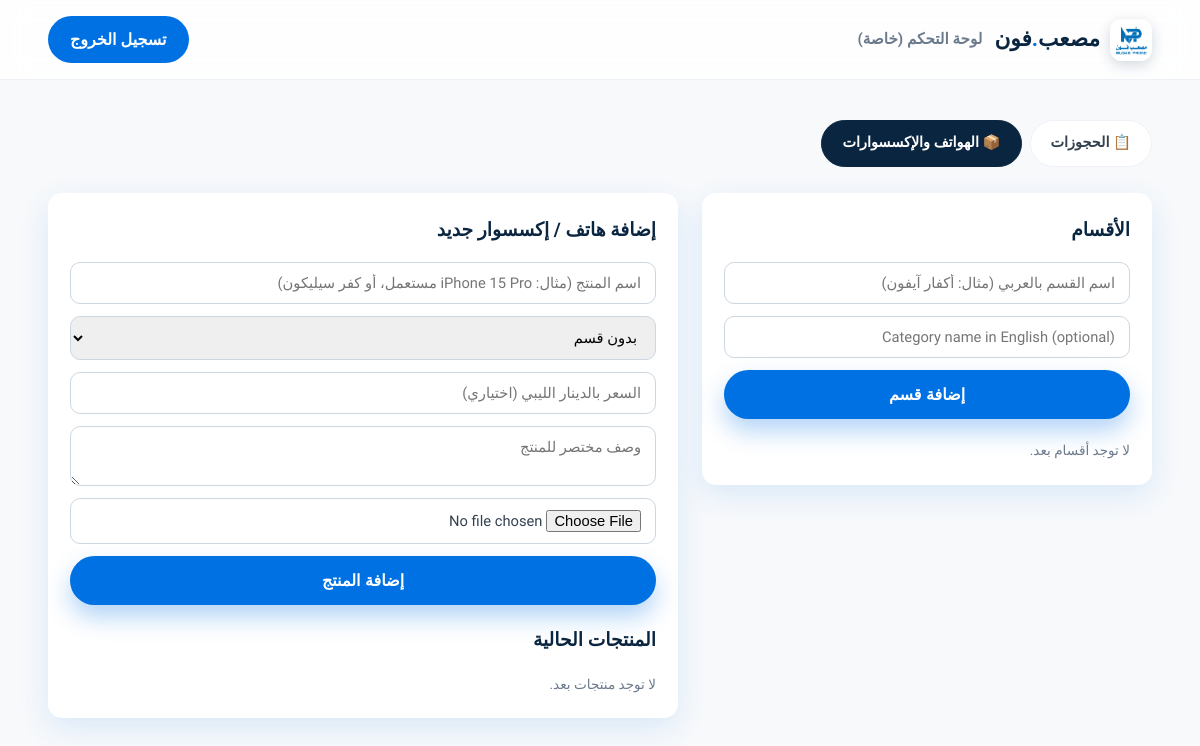
Before: /admin/catalog (signed in) with the older database file.
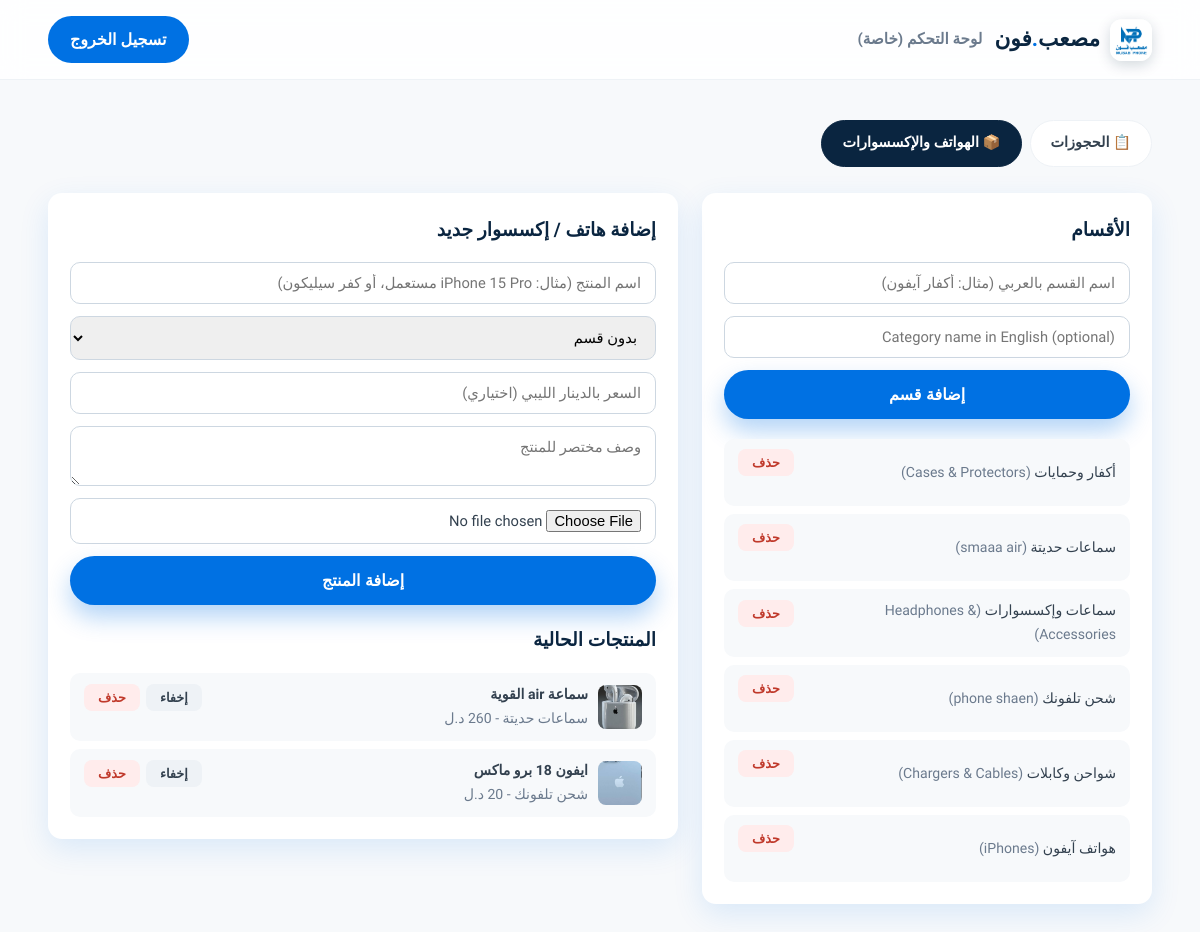
After: the same page with the newer database file.
### tables this page shows
CREATE TABLE categories (
            id INTEGER PRIMARY KEY AUTOINCREMENT,
            name_ar TEXT NOT NULL,
            name_en TEXT,
            created_at TEXT NOT NULL
        );

CREATE TABLE products (
            id INTEGER PRIMARY KEY AUTOINCREMENT,
            category_id INTEGER,
            name TEXT NOT NULL,
            description TEXT,
            price REAL DEFAULT 0,
            image TEXT,
            active INTEGER DEFAULT 1,
            created_at TEXT NOT NULL,
            FOREIGN KEY(category_id) REFERENCES categories(id)
        );

### app.py (the view)
    @app.route("/admin/catalog")
    def admin_catalog():
        if not admin_required():
            return redirect(url_for("admin"))
        conn = get_db()
        categories = conn.execute("SELECT * FROM categories ORDER BY name_ar").fetchall()
        products = conn.execute(
            "SELECT p.*, c.name_ar AS cat_ar FROM products p "
            "LEFT JOIN categories c ON c.id = p.category_id ORDER BY p.created_at DESC"
        ).fetchall()
        conn.close()
        return render_template(
            "admin.html",
            categories=categories,
            products=products,
            stock=get_stock_status(),
            active_tab="catalog",
        )

### app.py (called while the page is built)
def get_db():
    conn = sqlite3.connect(DB_PATH)
    conn.row_factory = sqlite3.Row
    return conn

def get_reserved_count():
    conn = get_db()
    row = conn.execute("SELECT COUNT(*) AS c FROM reservations").fetchone()
    conn.close()
    return row["c"] if row else 0

def get_stock_status():
    reserved = get_reserved_count()
    remaining = max(TOTAL_STOCK - reserved, 0)
    percent = round((reserved / TOTAL_STOCK) * 100) if TOTAL_STOCK else 0
    percent = min(percent, 100)
    return {
        "total": TOTAL_STOCK,
        "reserved": reserved,
        "remaining": remaining,
        "percent": percent,
        "sold_out": remaining <= 0,
    }

def get_lang():
    lang = session.get("lang", "ar")
    return lang if lang in TRANSLATIONS else "ar"

@app.context_processor
def inject_lang_helpers():
    lang = get_lang()
    return {"t": TRANSLATIONS[lang], "lang": lang}

    def admin_required():
        return session.get("is_admin") is True

### templates/admin.html (shortened to what this page needs)
<!DOCTYPE html>
<html lang="ar" dir="rtl">
<head>
  <link rel="stylesheet" href="{{ url_for('static', filename='css/style.css') }}">
</head>
<body>
{% import "_logo.html" as L %}
  <header class="navbar">
    <div class="container">
      <div style="display:flex; align-items:center; gap:12px;">
        {{ L.logo("admin") }}
        <span style="color:var(--gray-500); font-weight:700; font-size:0.95rem;">لوحة التحكم (خاصة)</span>
      </div>
      <a href="{{ url_for('admin_logout') }}" class="btn-nav">تسجيل الخروج</a>
    </div>
  </header>
  <div class="container admin-wrap">
    <div class="admin-tabs">
      <a href="{{ url_for('admin') }}" class="{{ 'active' if active_tab == 'reservations' else '' }}">📋 الحجوزات</a>
      <a href="{{ url_for('admin_catalog') }}" class="{{ 'active' if active_tab == 'catalog' else '' }}">📦 الهواتف والإكسسوارات</a>
    </div>
    {% if active_tab == 'catalog' %}
    <div class="catalog-grid">
      <div class="panel">
        <h3>الأقسام</h3>
        <form action="{{ url_for('admin_add_category') }}" method="POST">
          <input type="text" name="name_ar" placeholder="اسم القسم بالعربي (مثال: أكفار آيفون)" required>
          <input type="text" name="name_en" placeholder="Category name in English (optional)">
          <button type="submit" class="btn btn-primary">إضافة قسم</button>
        </form>
        <div class="cat-list">
          {% for c in categories %}
          <div class="cat-row">
            <span>{{ c.name_ar }} {% if c.name_en %}<span style="color:var(--gray-500);">({{ c.name_en }})</span>{% endif %}</span>
            <form action="{{ url_for('admin_delete_category', cat_id=c.id) }}" method="POST" onsubmit="return confirm('حذف هذا القسم؟');">
              <button type="submit" class="del-btn">حذف</button>
            </form>
          </div>
          {% else %}
          <p style="color:var(--gray-500); font-size:0.85rem;">لا توجد أقسام بعد.</p>
          {% endfor %}
        </div>
      </div>
      <div class="panel">
        <h3>إضافة هاتف / إكسسوار جديد</h3>
        <form action="{{ url_for('admin_add_product') }}" method="POST" enctype="multipart/form-data">
          <input type="text" name="name" placeholder="اسم المنتج (مثال: iPhone 15 Pro مستعمل، أو كفر سيليكون)" required>
          <select name="category_id">
            <option value="">بدون قسم</option>
          </select>
          <input type="number" step="0.01" name="price" placeholder="السعر بالدينار الليبي (اختياري)">
          <textarea name="description" rows="2" placeholder="وصف مختصر للمنتج"></textarea>
          <input type="file" name="image" accept="image/*">
          <button type="submit" class="btn btn-primary">إضافة المنتج</button>
        </form>
        <h3 style="margin-top:10px;">المنتجات الحالية</h3>
        <div class="prod-list">
          {% for p in products %}
          <div class="prod-row">
            <div class="prod-main">
              {% if p.image %}
              <img src="{{ url_for('static', filename='img/products/' ~ p.image) }}" alt="">
              {% endif %}
              <div>
                <strong>{{ p.name }}</strong>
                <div style="color:var(--gray-500);">{{ p.cat_ar or "بدون قسم" }} {% if p.price %}- {{ "{:,.0f}".format(p.price) }} د.ل{% endif %} {% if not p.active %}- <span style="color:#c0392b;">غير مفعّل</span>{% endif %}</div>
              </div>
            </div>
            <div style="display:flex; gap:6px;">
              <form action="{{ url_for('admin_toggle_product', prod_id=p.id) }}" method="POST">
                <button type="submit" class="toggle-btn">{{ "إخفاء" if p.active else "إظهار" }}</button>
              </form>
              <form action="{{ url_for('admin_delete_product', prod_id=p.id) }}" method="POST" onsubmit="return confirm('حذف هذا المنتج؟');">
                <button type="submit" class="del-btn">حذف</button>
              </form>
            </div>
          </div>
          {% else %}
          <p style="color:var(--gray-500); font-size:0.85rem;">لا توجد منتجات بعد.</p>
          {% endfor %}
        </div>
      </div>
    </div>
    {% endif %}
  </div>
</body>
</html>

### templates/_logo.html (shortened to what this page needs)
{% macro logo(uid, size=42, show_word=true, invert=false, tagline=None) %}
<a href="{{ url_for('index') }}" class="brand-logo" aria-label="مصعب فون - الصفحة الرئيسية">
  <span class="brand-mark" style="width:{{ size }}px;height:{{ size }}px;">
    <img src="{{ url_for('static', filename='img/logo.png') }}" alt="مصعب فون" class="brand-mark-img"
         onerror="this.style.display='none'; this.nextElementSibling.style.display='block';">
  </span>
  {% if show_word %}
  <span class="brand-text">
    <span class="brand-word{{ ' brand-word--light' if invert else '' }}">مصعب<span class="brand-dot">.</span>فون</span>
  </span>
  {% endif %}
</a>
{% endmacro %}

### static/css/style.css (style rules this page uses)
:root { --brand-blue: #0071e3; --brand-blue-dark: #0058b0; --brand-blue-light: #e8f3ff; --brand-navy: #0a2540; --white: #ffffff; --surface: #ffffff; --gray-50: #f7f9fb; --gray-100: #eef2f6; --gray-300: #cdd7e1; --gray-500: #6b7a8d; --gray-700: #33414f; --shadow: 0 10px 30px rgba(0, 113, 227, 0.12); --radius: 18px; }
* { box-sizing: border-box; margin: 0; padding: 0; }
html { scroll-behavior: smooth; }
body { font-family: "Tajawal", "Segoe UI", Tahoma, sans-serif; background: var(--white); color: var(--gray-700); line-height: 1.7; overflow-x: hidden; transition: background 0.3s ease, color 0.3s ease; }
a { text-decoration: none; color: inherit; }
img { max-width: 100%; display: block; }
.container { width: 92%; max-width: 1180px; margin: 0 auto; }
.navbar { position: sticky; top: 0; z-index: 100; background: rgba(255, 255, 255, 0.85); backdrop-filter: blur(12px); border-bottom: 1px solid var(--gray-100); }
.navbar .container { display: flex; align-items: center; justify-content: space-between; padding: 16px 0; }
.btn-nav { background: var(--brand-blue); color: #fff !important; padding: 10px 22px; border-radius: 999px; font-weight: 700; transition: 0.25s; }
.btn { padding: 15px 34px; border-radius: 999px; font-weight: 700; font-size: 1rem; border: none; cursor: pointer; transition: 0.25s; display: inline-block; }
.btn-primary { background: var(--brand-blue); color: #fff; box-shadow: 0 12px 24px rgba(0, 113, 227, 0.3); }
.brand-logo { display: flex; align-items: center; gap: 10px; font-weight: 800; font-size: 1.35rem; color: var(--brand-navy); flex-shrink: 0; }
.brand-mark { position: relative; display: inline-block; border-radius: 12px; overflow: hidden; box-shadow: 0 4px 14px rgba(10, 37, 64, 0.18); flex-shrink: 0; }
.brand-mark-img, .brand-mark-svg { width: 100%; height: 100%; object-fit: contain; display: block; }
.brand-text { display: flex; flex-direction: column; line-height: 1.15; }
.brand-word { color: var(--brand-navy); white-space: nowrap; }
.brand-dot { color: var(--brand-blue); }

### templates/admin.html (style rules this page uses)
body { background: var(--gray-50); }
.admin-wrap { padding: 40px 0; }
.admin-tabs { display: flex; gap: 8px; margin-bottom: 26px; flex-wrap: wrap; }
.admin-tabs a { padding: 10px 20px; border-radius: 999px; font-weight: 700; font-size: 0.9rem; background: #fff; color: var(--gray-700); border: 1.5px solid var(--gray-100); }
.admin-tabs a.active { background: var(--brand-navy); color: #fff; border-color: var(--brand-navy); }
.del-btn { background: #ffecec; color: #c0392b; border: none; padding: 6px 14px; border-radius: 8px; cursor: pointer; font-weight: 700; font-size: 0.8rem; }
.toggle-btn { background: var(--gray-100); color: var(--gray-700); border: none; padding: 6px 14px; border-radius: 8px; cursor: pointer; font-weight: 700; font-size: 0.8rem; }
.catalog-grid { display: grid; grid-template-columns: 1fr 1.4fr; gap: 24px; align-items: start; }
.panel { background: #fff; border-radius: 14px; box-shadow: var(--shadow); padding: 22px; }
.panel h3 { color: var(--brand-navy); margin-bottom: 16px; }
.panel form { display: flex; flex-direction: column; gap: 12px; margin-bottom: 20px; }
.panel input, .panel select, .panel textarea { padding: 11px 14px; border-radius: 10px; border: 1.5px solid var(--gray-300); font-family: inherit; font-size: 0.92rem; width: 100%; }
.cat-list, .prod-list { display: flex; flex-direction: column; gap: 8px; }
.cat-row, .prod-row { display: flex; align-items: center; justify-content: space-between; gap: 10px; background: var(--gray-50); padding: 10px 14px; border-radius: 10px; font-size: 0.88rem; }
.prod-row img { width: 44px; height: 44px; object-fit: cover; border-radius: 8px; }
.prod-row .prod-main { display: flex; align-items: center; gap: 10px; flex: 1; }

Changed rows visible on the page:
added categories: name_ar "أكفار وحمايات", name_en "Cases & Protectors"
added categories: name_ar "سماعات حديتة", name_en "smaaa air"
added categories: name_ar "سماعات وإكسسوارات", name_en "Headphones & Accessories"
added categories: name_ar "شحن تلفونك", name_en "phone shaen"
added categories: name_ar "شواحن وكابلات", name_en "Chargers & Cables"
added categories: name_ar "هواتف آيفون", name_en "iPhones"
added products: image (picture), name "سماعة air القوية", name_ar "سماعات حديتة", active "إخفاء"
added products: image (picture), name "ايفون 18 برو ماكس", name_ar "شحن تلفونك", price "20", active "إخفاء"
Other visible differences:
text no longer shown: "لا توجد أقسام بعد. لا توجد منتجات بعد."
